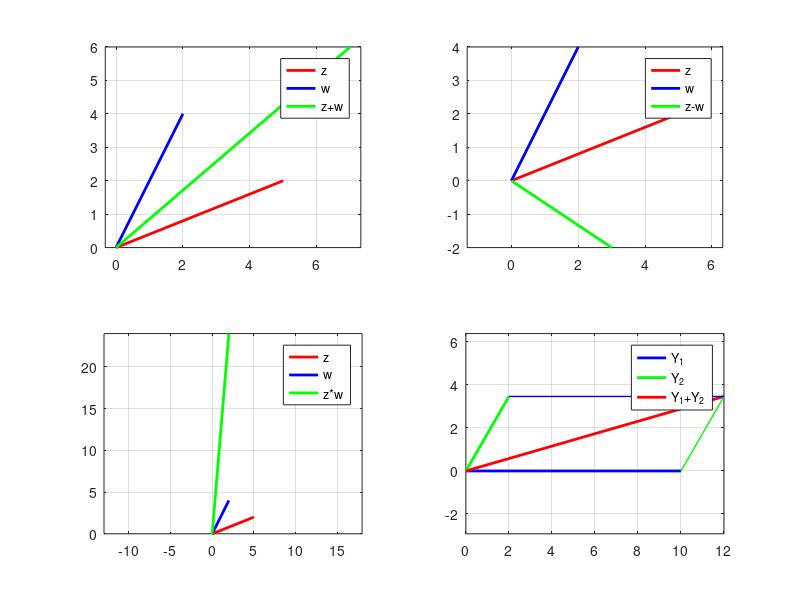
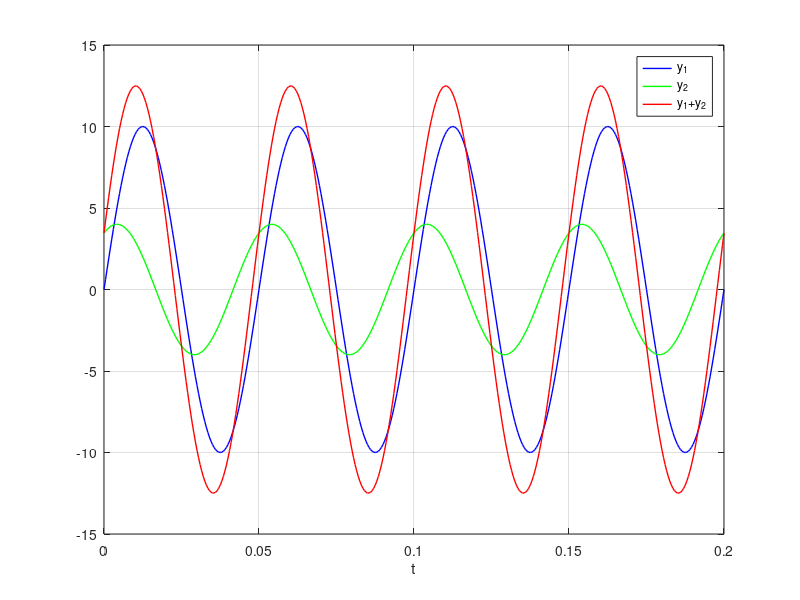

Recreate these plots in MATLAB, in order.
clear
%suorakulmainen muoto->kulmamuoto
z=3+4*i 
r=abs(z) %itseisarvo
phi=angle(z) %suuntakulma radiaaneina
%tai
x=real(z) %reaaliosa
y=imag(z) %imaginaariosa
[phi,r]=cart2pol(x,y)%cartesian to polar

%% kulmamuoto->suorakulmainen muoto
r=3
phi=125*pi/180
x=r*cos(phi)
y=r*sin(phi)
%tai
[x,y]=pol2cart(phi,r)%polar to cartesian
z=x+y*i

%% laskutoimitukset
clear
x=5
y=2
z=x+y*i
a=2
b=4
w=a+b*i
zpw=z+w
zmw=z-w
zkw=z*w
zjw=z/w
%%
subplot(221)
plot([0,x],[0,y],'r','linewidth',2)
hold
plot([0,a],[0,b],'b','linewidth',2)
plot([0,real(zpw)],[0,imag(zpw)],'g','linewidth',2)
hold off
grid
axis equal
legend('z','w','z+w')

subplot(222)
plot([0,x],[0,y],'r','linewidth',2)
hold
plot([0,a],[0,b],'b','linewidth',2)
plot([0,real(zmw)],[0,imag(zmw)],'g','linewidth',2)
hold off
grid
axis equal
legend('z','w','z-w')

subplot(223)
plot([0,x],[0,y],'r','linewidth',2)
hold
plot([0,a],[0,b],'b','linewidth',2)
plot([0,real(zkw)],[0,imag(zkw)],'g','linewidth',2)
hold off
grid
axis equal
legend('z','w','z*w')
   
subplot(224)
plot([0,x],[0,y],'r','linewidth',2)
hold
plot([0,a],[0,b],'b','linewidth',2)
plot([0,real(zjw)],[0,imag(zjw)],'g','linewidth',2)
hold off
grid
axis equal
legend('z','w','z/w')

%% sinikayrien yhteenlasku
clear
close all
A1=10
phi1=0
A2=4
phi2=60*pi/180

[x1,y1]=pol2cart(phi1,A1)
Y1=x1+y1*i
[x2,y2]=pol2cart(phi2,A2)
Y2=x2+y2*i

Y=Y1+Y2
A=abs(Y)
phi=angle(Y)
x=real(Y)
y=imag(Y)

figure(1)
plot([0,x1],[0,y1],'b','linewidth',2)
hold
plot([0,x2],[0,y2],'g','linewidth',2)
plot([0,x],[0,y],'r','linewidth',2)
plot([x1,x],[y1,y],'g','linewidth',1)
plot([x2,x],[y2,y],'b','linewidth',1)
hold off
grid
axis equal
legend('Y_1','Y_2','Y_1+Y_2')

%sinikayrat
w=20*2*pi
T=2*pi/w
t=0:T/100:4*T;
y1=A1*sin(w*t+phi1);
y2=A2*sin(w*t+phi2);
y=A*sin(w*t+phi);

figure(2)
plot(t,y1,'b','linewidth',1.0)
hold
plot(t,y2,'g','linewidth',1.0)
plot(t,y,'r','linewidth',1.0)
hold off
grid
legend('y_1','y_2','y_1+y_2')
xlabel('t')